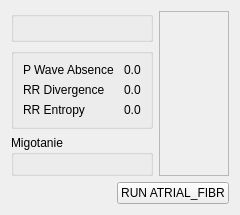
            <widget class="QWidget" name="atrial_fibr">
             <attribute name="title">
              <string>ATRIAL FIBR</string>
             </attribute>
             <layout class="QVBoxLayout" name="verticalLayout_75">
              <item>
               <layout class="QHBoxLayout" name="horizontalLayout_4">
                <item>
                 <layout class="QVBoxLayout" name="verticalLayout_48">
                  <item>
                   <widget class="QGroupBox" name="groupBox_14">
                    <property name="title">
                     <string/>
                    </property>
                    <layout class="QGridLayout" name="gridLayout_6"/>
                   </widget>
                  </item>
                  <item>
                   <widget class="QGroupBox" name="groupBox_13">
                    <property name="title">
                     <string/>
                    </property>
                    <layout class="QFormLayout" name="formLayout_4">
                     <property name="fieldGrowthPolicy">
                      <enum>QFormLayout::AllNonFixedFieldsGrow</enum>
                     </property>
                     <item row="0" column="0">
                      <widget class="QLabel" name="label_48">
                       <property name="text">
                        <string>P Wave Absence </string>
                       </property>
                      </widget>
                     </item>
                     <item row="0" column="1">
                      <widget class="QLabel" name="Param1">
                       <property name="text">
                        <string>0.0</string>
                       </property>
                      </widget>
                     </item>
                     <item row="1" column="0">
                      <widget class="QLabel" name="label_55">
                       <property name="text">
                        <string>RR Divergence </string>
                       </property>
                      </widget>
                     </item>
                     <item row="1" column="1">
                      <widget class="QLabel" name="Param2">
                       <property name="text">
                        <string>0.0</string>
                       </property>
                      </widget>
                     </item>
                     <item row="2" column="0">
                      <widget class="QLabel" name="label_58">
                       <property name="text">
                        <string>RR Entropy</string>
                       </property>
                      </widget>
                     </item>
                     <item row="2" column="1">
                      <widget class="QLabel" name="Param3">
                       <property name="text">
                        <string>0.0</string>
                       </property>
                      </widget>
                     </item>
                    </layout>
                   </widget>
                  </item>
                  <item>
                   <widget class="QGroupBox" name="migotanieGroup">
                    <property name="title">
                     <string>Migotanie</string>
                    </property>
                    <layout class="QHBoxLayout" name="horizontalLayout_37">
                     <item>
                      <widget class="QFrame" name="migotanie_frame">
                       <property name="styleSheet">
                        <string notr="true">background-color: rgb(0, 170, 0);</string>
                       </property>
                       <property name="frameShape">
                        <enum>QFrame::StyledPanel</enum>
                       </property>
                       <property name="frameShadow">
                        <enum>QFrame::Raised</enum>
                       </property>
                      </widget>
                     </item>
                    </layout>
                   </widget>
                  </item>
                 </layout>
                </item>
                <item>
                 <widget class="QScrollArea" name="AtrialFibrArea">
                  <property name="widgetResizable">
                   <bool>true</bool>
                  </property>
                  <widget class="QWidget" name="scrollAreaWidgetContents_19">
                   <property name="geometry">
                    <rect>
                     <x>0</x>
                     <y>0</y>
                     <width>894</width>
                     <height>497</height>
                    </rect>
                   </property>
                  </widget>
                 </widget>
                </item>
               </layout>
              </item>
              <item>
               <layout class="QHBoxLayout" name="horizontalLayout_5">
                <item>
                 <spacer name="horizontalSpacer_23">
                  <property name="orientation">
                   <enum>Qt::Horizontal</enum>
                  </property>
                  <property name="sizeHint" stdset="0">
                   <size>
                    <width>40</width>
                    <height>20</height>
                   </size>
                  </property>
                 </spacer>
                </item>
                <item>
                 <widget class="QPushButton" name="pushButton_3">
                  <property name="text">
                   <string>RUN ATRIAL_FIBR</string>
                  </property>
                 </widget>
                </item>
               </layout>
              </item>
             </layout>
            </widget>
